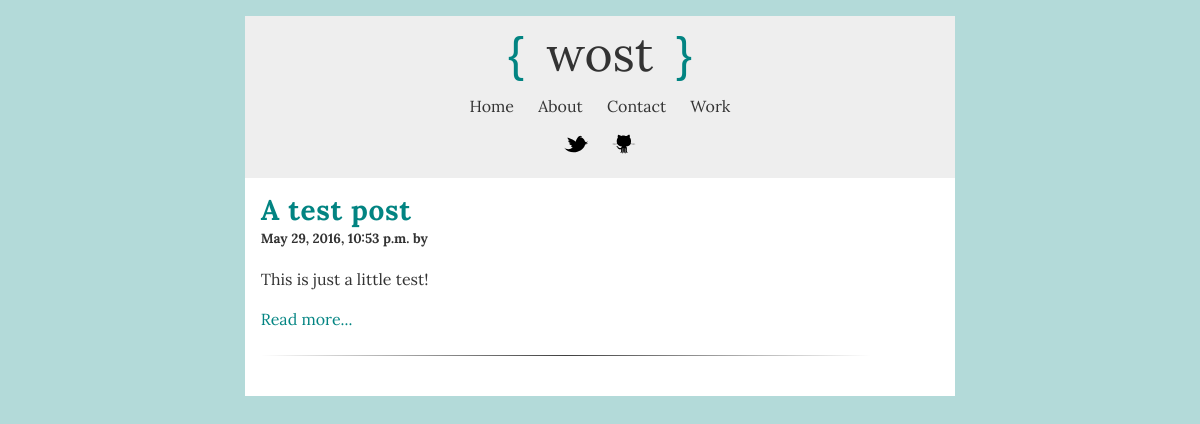
Before: / with the older database file.
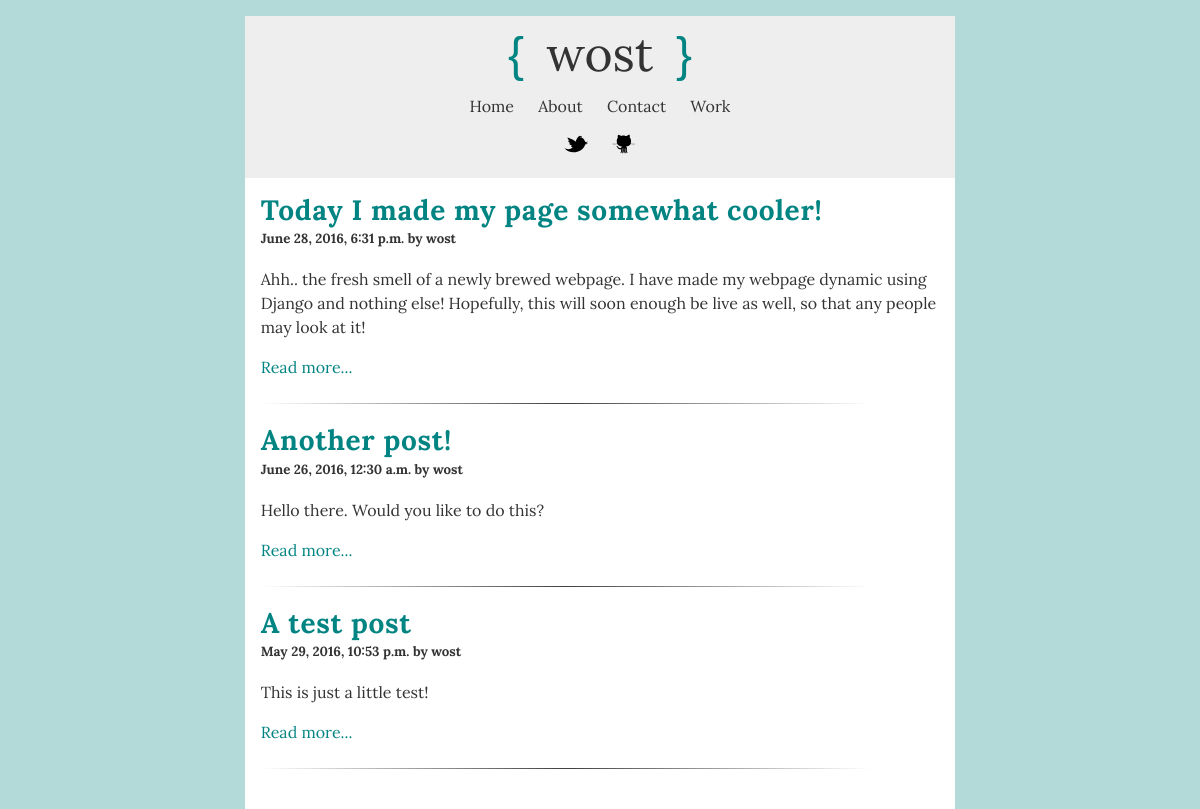
After: the same page with the newer database file.
### blogs/models.py (models this page shows, shortened)
@python_2_unicode_compatible
class BlogPost(models.Model):
	author = models.ForeignKey('auth.User')
	title = models.CharField(max_length=100)
	pub_date = models.DateTimeField('Date Published')
	votes = models.IntegerField(default=0)
	content = models.TextField()
	def get_detail_link(self):
		return "/{0}/".format(self.id)

### blogs/views.py (the view)
# urls.py: url(r'^$', views.index, name='index'),
def index(request):
	blog_posts = BlogPost.objects.all()[::-1]
	return render(request, 'blogs/index.html', {'blog_posts': blog_posts})

### blogs/templates/blogs/index.html (shortened to what this page needs)
<!DOCTYPE html>
<html>
  <head>
    {% load staticfiles %}
    <link rel="stylesheet" href="{% static 'blogs/main.css' %}">
    <link rel="stylesheet" href="https://cdnjs.cloudflare.com/ajax/libs/normalize/4.1.1/normalize.min.css">
  </head>
  <body>
    <div id="wrapper">
      <nav id="navbar">
        <ul id="menu">
          <li><div id="title"><span>{</span> <a href="#">wost</a> <span>}</span></div></li>
          <li><a href="#">Home</a></li>
          <li><a href="#">About</a></li>
          <li><a href="#">Contact</a></li>
          <li><a href="#">Work</a></li>
        </ul>
        <ul id="social-media">
          <li id="twitter"><a href="#"><img src="{% static 'blogs/twitter-logo.svg' %}" alt="Twitter" /></a></li>
          <li id="github"><a href="#"><img src="{% static 'blogs/github-logo.svg' %}" alt="Github" /></a></li>
        </ul>
      </nav>
      <div class="separator"></div>
      <div id="blog-wrapper">
        {% if blog_posts %}
          {% for post in blog_posts %}
            <article class="blog-post">
              <h3 class="blog-title"><a href="{{ post.get_detail_link }}">{{ post.title }}</a></h3>
              <h5 class="date-and-author">{{ post.pub_date }} by {{ post.author }}</h2>
              <p class="blog-content">{{ post.content }}</p>
              <a href="{{ post.get_detail_link }}">Read more...</a>
              <hr>
            </article>
          {% endfor %}
          {% else %}
            <h3>There are no posts...?</h3>
        {% endif %}
      </div>
    </div>
  </body>
</html>

### blogs/static/blogs/main.css (style rules this page uses)
html { background: #b3dad9; height: 100%; }
#wrapper { color: #333; width: 60%; height: 100%; text-align: center; margin: 1em auto; background: #eee; font-family: 'Lora'; }
#title { font-size: 3em; margin-bottom: 0.25em; padding-top: 0.15em; }
#title span { color: #028482; font-family: 'arial'; }
#title a { text-decoration: none; color: #333; }
#navbar { text-align: center; padding: 0; }
#navbar ul { padding: 0; }
#social-media { margin-top: 1em; }
#social-media li a img { width: 24px; height: 24px; }
#navbar li { list-style-type: none; display: inline; }
#navbar li a { text-decoration: none; color: #333; }
#navbar a { margin: 0 10px; }
.separator { border: 1px solid #eee; }
#blog-wrapper { height: 100%; background: #fff; padding: 1em 1em; }
.blog-post { text-align: left; margin-bottom: 0.3em; line-height: 1.5em; }
.blog-post h3 { font-size: 1.75em; margin: 0.125em 0 0.2em 0; letter-spacing: 0.025em; }
.blog-post hr { width: 90%; border: 0; margin: 1.5em 0; height: 1px; background-image: linear-gradient(to right, rgba(0, 0, 0, 0), rgba(0, 0, 0, 0.75), rgba(0, 0, 0, 0)); }
.blog-post a, .blog-post a:visited { text-decoration: none; color: #028482; }
.blog-post h5 { margin: 0; }

Changed rows visible on the page:
added BlogPost: title "Today I made my page somewhat cooler!", pub_date "June 28, 2016, 6:31 p.m.", author "wost", content "Ahh.. the fresh smell of a newly brewed webpage. I have made my webpage dynamic using Django and nothing else! Hopefully, this will soon enough be live as well, so that any people may look at it!"
added BlogPost: title "Another post!", pub_date "June 26, 2016, 12:30 a.m.", author "wost", content "Hello there. Would you like to do this?"
changed BlogPost "A test post": author (not shown) → "wost"
